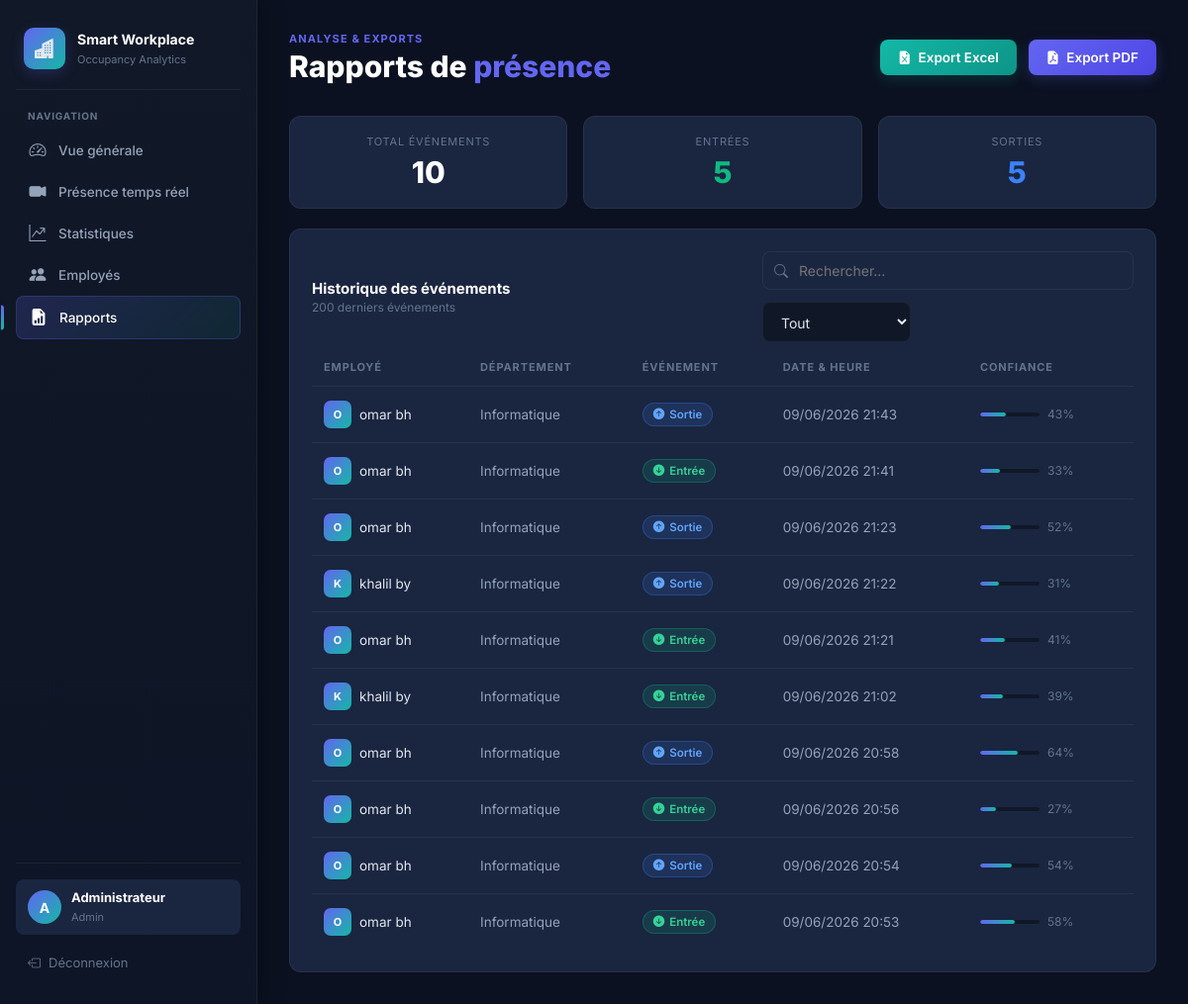
The app's page /reports (signed in) with its own data.
### tables this page shows
CREATE TABLE attendance_events (
                id          INTEGER PRIMARY KEY AUTOINCREMENT,
                employee_id INTEGER NOT NULL,
                event_type  TEXT    NOT NULL CHECK(event_type IN ('entry','exit')),
                event_time  TEXT    NOT NULL,
                confidence  REAL    DEFAULT 0,
                source      TEXT    NOT NULL DEFAULT 'webcam',
                FOREIGN KEY(employee_id) REFERENCES employees(id) ON DELETE CASCADE
            );

CREATE TABLE employees (
                id         INTEGER PRIMARY KEY AUTOINCREMENT,
                first_name TEXT NOT NULL,
                last_name  TEXT NOT NULL,
                department TEXT NOT NULL,
                position   TEXT NOT NULL,
                email      TEXT UNIQUE NOT NULL,
                photo_path TEXT,
                created_at TEXT NOT NULL,
                updated_at TEXT NOT NULL
            );

### app.py (the view)
@app.route("/reports")
@login_required
def reports():
    with get_db() as db:
        events = db.execute("""
            SELECT ae.*, e.first_name, e.last_name, e.department
            FROM attendance_events ae
            JOIN employees e ON e.id=ae.employee_id
            ORDER BY ae.event_time DESC LIMIT 200
        """).fetchall()
    return render_template("reports.html", events=events)

### app.py (called while the page is built)
def get_db():
    conn = sqlite3.connect(DB_PATH)
    conn.row_factory = sqlite3.Row
    conn.execute("PRAGMA foreign_keys = ON")
    return conn

def login_required(fn):
    @wraps(fn)
    def _w(*a, **kw):
        if not session.get("user_id"):
            return redirect(url_for("login"))
        return fn(*a, **kw)
    return _w

@app.template_filter("dt")
def fmt_dt(value):
    if not value:
        return ""
    return datetime.fromisoformat(value).strftime("%d/%m/%Y %H:%M")

@app.template_filter("event_label")
def fmt_event(value):
    return "Entrée" if value == "entry" else "Sortie"

### templates/reports.html (shortened to what this page needs)
{% extends "base.html" %}
{% block content %}
<div class="topbar">
  <div class="topbar-left">
    <div class="eyebrow">Analyse & Exports</div>
    <h1>Rapports de <span style="color:var(--indigo)">présence</span></h1>
  </div>
  <div class="topbar-right">
    <a href="{{ url_for('report_excel') }}" class="btn btn-teal">
      <i class="bi bi-file-earmark-excel-fill"></i> Export Excel
    </a>
    <a href="{{ url_for('report_pdf') }}" class="btn btn-primary">
      <i class="bi bi-file-earmark-pdf-fill"></i> Export PDF
    </a>
  </div>
</div>
<div style="display:grid;grid-template-columns:repeat(3,1fr);gap:16px;margin-bottom:20px;">
  <div class="panel" style="text-align:center;padding:18px;">
    <div style="font-size:11px;color:var(--text-muted);text-transform:uppercase;letter-spacing:.07em;margin-bottom:6px;">Total événements</div>
    <div style="font-size:30px;font-weight:800;color:#fff;">{{ events|length }}</div>
  </div>
  <div class="panel" style="text-align:center;padding:18px;">
    <div style="font-size:11px;color:var(--text-muted);text-transform:uppercase;letter-spacing:.07em;margin-bottom:6px;">Entrées</div>
    <div style="font-size:30px;font-weight:800;color:var(--emerald);">
      {{ events|selectattr('event_type','eq','entry')|list|length }}
    </div>
  </div>
  <div class="panel" style="text-align:center;padding:18px;">
    <div style="font-size:11px;color:var(--text-muted);text-transform:uppercase;letter-spacing:.07em;margin-bottom:6px;">Sorties</div>
    <div style="font-size:30px;font-weight:800;color:var(--blue);">
      {{ events|selectattr('event_type','eq','exit')|list|length }}
    </div>
  </div>
</div>
<div class="panel">
  <div class="panel-header">
    <div><div class="panel-title">Historique des événements</div><div class="panel-subtitle">200 derniers événements</div></div>
    <div class="search-bar" style="margin-bottom:0;">
      <div class="search-input-wrap" style="min-width:240px;">
        <i class="bi bi-search"></i>
        <input type="text" class="search-input" id="rpt-search" placeholder="Rechercher…">
      </div>
      <select class="form-control" id="rpt-type" style="max-width:150px;">
        <option value="">Tout</option>
      </select>
    </div>
  </div>
  <div style="overflow-x:auto;">
    <table class="sw-table" id="rpt-table">
      <thead>
        <tr>
          <th>Employé</th>
          <th>Département</th>
          <th>Événement</th>
          <th>Date & Heure</th>
          <th>Confiance</th>
        </tr>
      </thead>
      <tbody>
        {% for ev in events %}
        <tr data-name="{{ ev.first_name }} {{ ev.last_name }}" data-dept="{{ ev.department }}" data-type="{{ ev.event_type }}">
          <td>
            <div class="flex-center gap-2">
              <div style="width:28px;height:28px;border-radius:7px;background:linear-gradient(135deg,var(--indigo),var(--teal));display:grid;place-items:center;font-size:11px;font-weight:700;color:#fff;flex-shrink:0;">
                {{ ev.first_name[0]|upper }}
              </div>
              <span>{{ ev.first_name }} {{ ev.last_name }}</span>
            </div>
          </td>
          <td class="text-dim">{{ ev.department }}</td>
          <td>
            <span class="badge badge-{{ ev.event_type }}">
              <i class="bi {% if ev.event_type == 'entry' %}bi-arrow-down-circle-fill{% else %}bi-arrow-up-circle-fill{% endif %}"></i>
              {{ ev.event_type|event_label }}
            </span>
          </td>
          <td class="text-dim text-sm">{{ ev.event_time|dt }}</td>
          <td>
            {% if ev.confidence %}
            <div style="display:flex;align-items:center;gap:8px;">
              <div style="width:60px;height:4px;background:var(--bg2);border-radius:999px;overflow:hidden;">
                <div style="width:{{ (ev.confidence*100)|int }}%;height:100%;background:linear-gradient(90deg,var(--indigo),var(--teal));border-radius:999px;"></div>
              </div>
              <span class="text-sm text-muted">{{ (ev.confidence*100)|int }}%</span>
            </div>
            {% else %}
            <span class="text-muted text-sm">—</span>
            {% endif %}
          </td>
        </tr>
        {% else %}
        <tr><td colspan="5" style="text-align:center;padding:40px;color:var(--text-muted);">
          <i class="bi bi-calendar-x" style="font-size:28px;display:block;margin-bottom:8px;"></i>
          Aucun événement enregistré
        </td></tr>
        {% endfor %}
      </tbody>
    </table>
  </div>
</div>
{% endblock %}

### static/css/style.css (style rules this page uses)
:root { --bg: #0b1120; --bg2: #101827; --panel: #1a2540; --panel2: #1e2d45; --border: rgba(99,102,241,.18); --border2: rgba(255,255,255,.06); --indigo: #6366f1; --indigo-dark: #4f46e5; --indigo-glow: rgba(99,102,241,.25); --teal: #14b8a6; --teal-glow: rgba(20,184,166,.2); --emerald: #10b981; --amber: #f59e0b; --rose: #f43f5e; --blue: #3b82f6; --text: #e2e8f0; --text-muted: #64748b; --text-dim: #94a3b8; --radius: 12px; --radius-sm: 8px; --sidebar-w: 260px; --shadow: 0 8px 32px rgba(0,0,0,.4); --shadow-lg: 0 20px 60px rgba(0,0,0,.5); }
*, *::before, *::after { box-sizing: border-box; margin: 0; padding: 0; }
html { scroll-behavior: smooth; }
body { font-family: 'Inter', system-ui, sans-serif; background: var(--bg); color: var(--text); min-height: 100vh; -webkit-font-smoothing: antialiased; overflow-x: hidden; }
a { color: inherit; text-decoration: none; }
.topbar { display: flex; justify-content: space-between; align-items: center; margin-bottom: 32px; }
.topbar-left .eyebrow { font-size: 11px; font-weight: 700; text-transform: uppercase; letter-spacing: .1em; color: var(--indigo); margin-bottom: 4px; }
.topbar-left h1 { font-size: clamp(22px, 3vw, 30px); font-weight: 800; color: #fff; line-height: 1.15; }
.topbar-right { display: flex; align-items: center; gap: 12px; }
.btn { display: inline-flex; align-items: center; gap: 7px; padding: 10px 18px; border-radius: var(--radius-sm); font-size: 13.5px; font-weight: 600; border: none; cursor: pointer; transition: all .18s ease; white-space: nowrap; text-decoration: none; }
.btn-primary { background: linear-gradient(135deg, var(--indigo), var(--indigo-dark)); color: #fff; box-shadow: 0 4px 14px var(--indigo-glow); }
.btn-teal { background: linear-gradient(135deg, var(--teal), #0d9488); color: #fff; box-shadow: 0 4px 14px var(--teal-glow); }
.panel { background: var(--panel); border: 1px solid var(--border2); border-radius: var(--radius); padding: 22px; }
.panel-header { display: flex; justify-content: space-between; align-items: center; margin-bottom: 18px; }
.panel-title { font-size: 15px; font-weight: 700; color: #fff; }
.panel-subtitle { font-size: 12px; color: var(--text-muted); margin-top: 2px; }
.sw-table { width: 100%; border-collapse: collapse; }
.sw-table th { text-align: left; font-size: 11px; font-weight: 700; text-transform: uppercase; letter-spacing: .08em; color: var(--text-muted); padding: 0 12px 12px; border-bottom: 1px solid var(--border2); }
.sw-table td { padding: 14px 12px; font-size: 13.5px; border-bottom: 1px solid var(--border2); vertical-align: middle; }
.sw-table tr:last-child td { border-bottom: none; }
.badge { display: inline-flex; align-items: center; gap: 5px; padding: 4px 10px; border-radius: 999px; font-size: 11.5px; font-weight: 600; }
.badge-entry { background: rgba(16,185,129,.15); color: #34d399; border: 1px solid rgba(16,185,129,.3); }
.badge-exit { background: rgba(59,130,246,.15); color: #60a5fa; border: 1px solid rgba(59,130,246,.3); }
.form-control { background: var(--bg2); border: 1px solid var(--border2); border-radius: var(--radius-sm); color: var(--text); padding: 10px 14px; font-size: 14px; font-family: inherit; transition: border-color .18s, box-shadow .18s; width: 100%; }
.form-control::placeholder { color: var(--text-muted); }
select.form-control { cursor: pointer; }
.search-bar { display: flex; align-items: center; gap: 12px; margin-bottom: 20px; flex-wrap: wrap; }
.search-input-wrap { position: relative; flex: 1; min-width: 200px; }
.search-input-wrap i { position: absolute; left: 12px; top: 50%; transform: translateY(-50%); color: var(--text-muted); font-size: 14px; }
.search-input { width: 100%; padding: 10px 14px 10px 36px; background: var(--panel); border: 1px solid var(--border2); border-radius: var(--radius-sm); color: var(--text); font-size: 14px; font-family: inherit; }
.gap-2 { gap: 8px; }
.flex-center { display: flex; align-items: center; }
.text-muted { color: var(--text-muted); }
.text-dim { color: var(--text-dim); }
.text-sm { font-size: 12px; }

### records on screen
attendance_events: first_name "O", first_name "omar", last_name "bh", department "Informatique", event_type|event_label "Sortie", event_time|dt "09/06/2026 21:43", (ev.confidence*100)|int "43"
attendance_events: first_name "O", first_name "omar", last_name "bh", department "Informatique", event_type|event_label "Entrée", event_time|dt "09/06/2026 21:41", (ev.confidence*100)|int "33"
attendance_events: first_name "O", first_name "omar", last_name "bh", department "Informatique", event_type|event_label "Sortie", event_time|dt "09/06/2026 21:23", (ev.confidence*100)|int "52"
attendance_events: first_name "K", first_name "khalil", last_name "by", department "Informatique", event_type|event_label "Sortie", event_time|dt "09/06/2026 21:22", (ev.confidence*100)|int "31"
attendance_events: first_name "O", first_name "omar", last_name "bh", department "Informatique", event_type|event_label "Entrée", event_time|dt "09/06/2026 21:21", (ev.confidence*100)|int "41"
attendance_events: first_name "K", first_name "khalil", last_name "by", department "Informatique", event_type|event_label "Entrée", event_time|dt "09/06/2026 21:02", (ev.confidence*100)|int "39"
attendance_events: first_name "O", first_name "omar", last_name "bh", department "Informatique", event_type|event_label "Sortie", event_time|dt "09/06/2026 20:58", (ev.confidence*100)|int "64"
attendance_events: first_name "O", first_name "omar", last_name "bh", department "Informatique", event_type|event_label "Entrée", event_time|dt "09/06/2026 20:56", (ev.confidence*100)|int "27"
attendance_events: first_name "O", first_name "omar", last_name "bh", department "Informatique", event_type|event_label "Sortie", event_time|dt "09/06/2026 20:54", (ev.confidence*100)|int "54"
attendance_events: first_name "O", first_name "omar", last_name "bh", department "Informatique", event_type|event_label "Entrée", event_time|dt "09/06/2026 20:53", (ev.confidence*100)|int "58"

### other values on screen
{{ session.name[0]|upper }} "A"
{{ session.name }} "Administrateur"
{{ session.role|capitalize }} "Admin"
{{ events|length }} "10"
{{ events|selectattr('event_type','eq','entry')|list|length }} "5"
{{ events|selectattr('event_type','eq','exit')|list|length }} "5"
